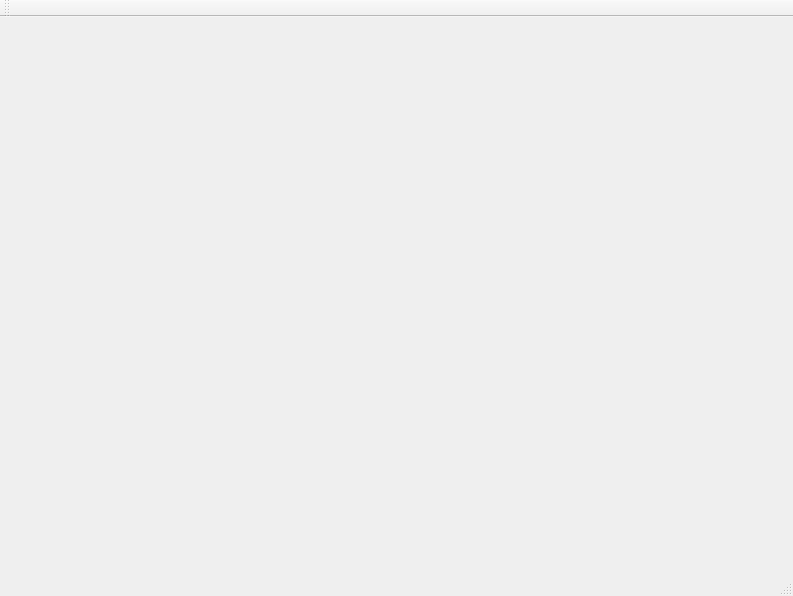
<?xml version="1.0" encoding="UTF-8"?>
<ui version="4.0">
 <class>QuackVisual</class>
 <widget class="QMainWindow" name="QuackVisual">
  <property name="geometry">
   <rect>
    <x>0</x>
    <y>0</y>
    <width>793</width>
    <height>596</height>
   </rect>
  </property>
  <property name="windowTitle">
   <string>QuackVisual</string>
  </property>
  <widget class="QWidget" name="centralWidget"/>
  <widget class="QMenuBar" name="menuBar">
   <property name="geometry">
    <rect>
     <x>0</x>
     <y>0</y>
     <width>793</width>
     <height>22</height>
    </rect>
   </property>
  </widget>
  <widget class="QToolBar" name="mainToolBar">
   <attribute name="toolBarArea">
    <enum>TopToolBarArea</enum>
   </attribute>
   <attribute name="toolBarBreak">
    <bool>false</bool>
   </attribute>
  </widget>
  <widget class="QStatusBar" name="statusBar"/>
 </widget>
 <layoutdefault spacing="6" margin="11"/>
 <resources/>
 <connections/>
</ui>
